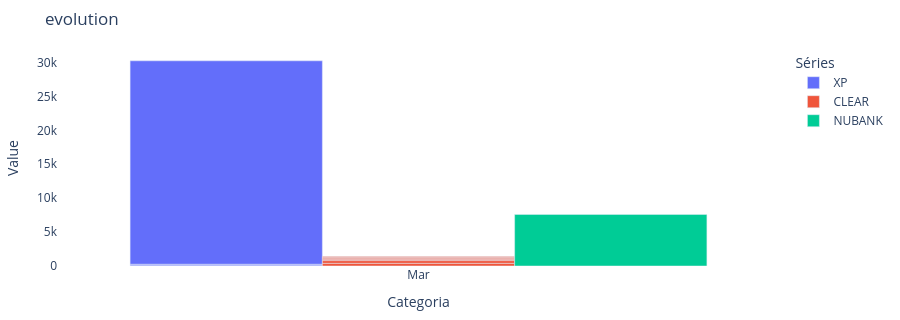

Notebook code for this chart:
### Code cell
grouped_bar_chart = build_grouped_bar_chart(df, title='evolution', x_col="mes", y_col="preco_atual", series_col='instituicao_fin')
grouped_bar_chart

### Figure 1 — Plotly figure (JSON) as saved in the notebook; plotly's stock layout.template omitted (floating-point values rounded to 4 significant figures)
{"data": [{"name": "XP", "type": "bar", "x": ["Mar", "Mar", "Mar"], "y": [132.4, 130.1, 30000.0]}, {"name": "CLEAR", "type": "bar", "x": ["Mar", "Mar", "Mar", "Mar", "Mar", "Mar"], "y": [399.1, 397.9, 177.3, 175.9, 132.4, 130.1]}, {"name": "NUBANK", "type": "bar", "x": ["Mar"], "y": [7600.0]}], "layout": {"barmode": "group", "height": 320, "legend": {"title": {"text": "Séries"}}, "margin": {"b": 20, "l": 20, "r": 20, "t": 50}, "paper_bgcolor": "rgba(0,0,0,0)", "plot_bgcolor": "rgba(0,0,0,0)", "title": {"text": "evolution"}, "xaxis": {"title": {"text": "Categoria"}}, "yaxis": {"title": {"text": "Value"}}}}
